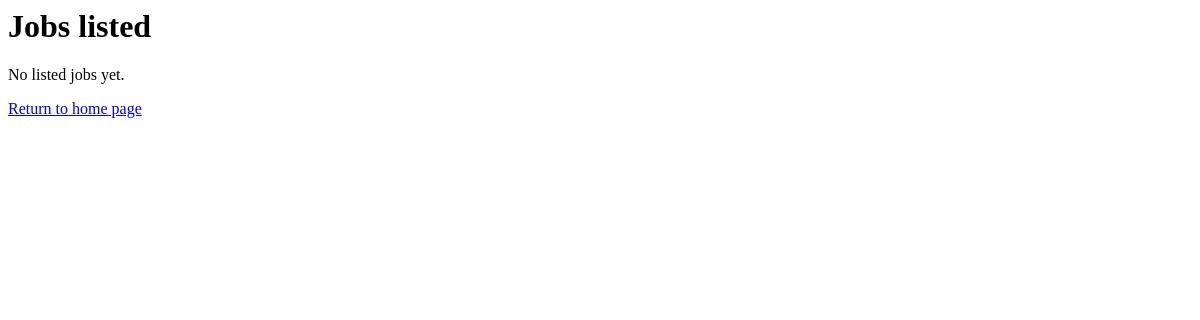
The page /users/user/19/jobs/ (signed in) on the database as committed earlier.
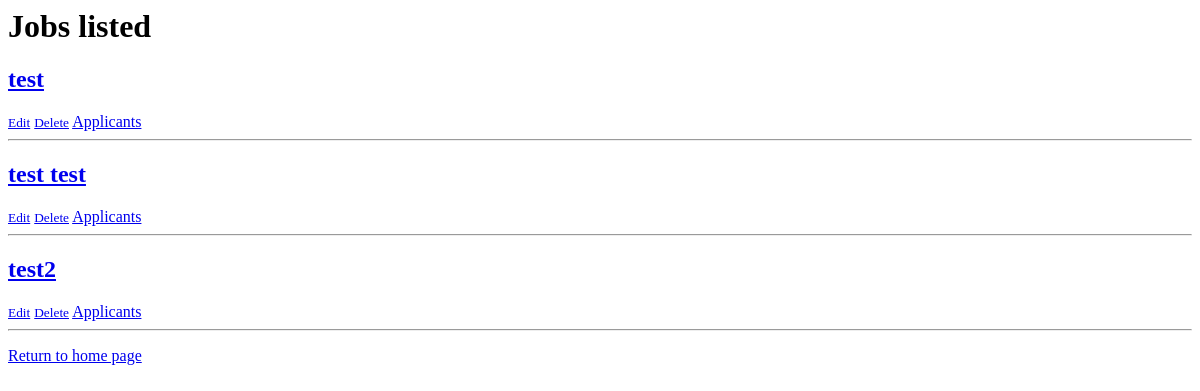
The same page on the database as committed later.
### users/models.py (models this page shows, shortened)
class JobListing(models.Model):
    job_status = [
        ('OPEN', 'open'),
        ('PENDING', 'pending'),
        ('COMPLETED', 'completed'),
        ('CANCELLED', 'cancelled'),
    ]
    job_category = [
        ('landscaping','Landscaping'),
        ('cleaning','Cleaning'),
        ('garbage_removal','Garbage Removal'),
        ('automotive','Automotive'),
        ('handyman','Handyman'),
        ('other','Other'),
    ]
    category = models.CharField(max_length=50, choices=job_category, default='other')
    profile = models.ForeignKey(Profile, on_delete=models.CASCADE)
    price = models.FloatField(blank=False, default=0.0)
    title = models.TextField(max_length=200)
    description = models.CharField(max_length=800, blank=False)
    date = models.DateTimeField(auto_now_add=True)
    status = models.CharField(max_length=10, choices=job_status, default='open')
    images = models.ImageField(upload_to='job_pics/', blank=True, null=True)
    due_date = models.TextField(max_length=20, blank=True, null=True)

### users/views.py (the view)
# urls.py: path('user/<int:profile_id>/jobs/', views.user_jobs, name='user_jobs'),
def user_jobs(request, profile_id):
    profile = get_object_or_404(Profile, id=profile_id)
    jobs = JobListing.objects.filter(profile=profile)
    return render(request, 'users/user_jobs.html', {'profile': profile, 'jobs': jobs})

### users/context_processors.py (called while the page is built)
def unread_messages(request):
    if request.user.is_authenticated:
        conversations = Conversation.objects.filter(
            messages__is_read=False
        ).exclude(messages__sender=request.user).distinct()
        count = conversations.count()
    else:
        count = 0
    return {'unread_count': count}

### users/templates/users/user_jobs.html
<h1>Jobs listed</h1>
{% if jobs %}
    {% for job in jobs %}
        <div class="job">
            <a href="{% url 'job_details' job.id %}"><h2>{{ job.title }}</h2><a/>
            {% if job.profile == request.user.profile %}
                <small><a href="{% url 'job_edit' job.id %}">Edit</a></small>
                <small><a href="{% url 'job_delete' job.id %}">Delete</a></small>
                <a href="{% url 'job_applicants' job.id %}">Applicants</a>
            {% endif  %}
        </div>
        <hr>
    {% endfor %}
{% else %}
    <p>No listed jobs yet.</p>
{% endif %}
<p><a href="/">Return to home page</a></p>

Rows that differ between the two databases and show on the page:
added JobListing: title "test", shows "Edit"
added JobListing: title "test test", shows "Edit"
added JobListing: title "test2", shows "Edit"
Other text that changed with them:
text no longer shown: "No listed jobs yet."
